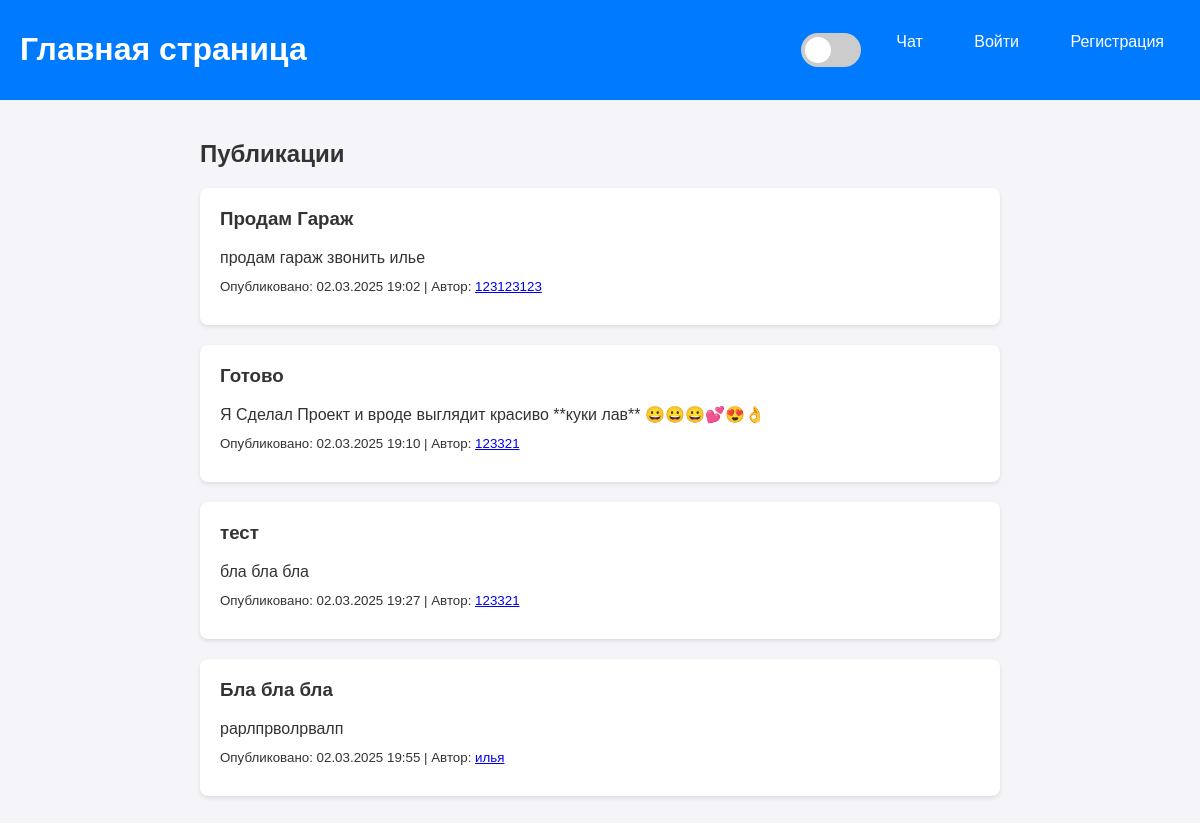
The page / on the database its author committed.
### tables this page shows
CREATE TABLE post (
            id INTEGER PRIMARY KEY,
            title TEXT,
            text TEXT,
            at_publish TEXT,
            author_id INTEGER
        );

CREATE TABLE user (
            id INTEGER PRIMARY KEY,
            username TEXT UNIQUE,
            password TEXT
        );

### main(run this file).py (the view)
@app.route("/")
def index_page():
    posts = Post.get_all()
    if "username" not in session:
        username = request.cookies.get("username")
        if username:
            session["username"] = username
    username = session.get("username", None)
    user = None
    if username:
        user = User.get_user_by_username(username)
    return render_template("index.html", posts=posts, user=user)

### post.py (called while the page is built)
    @staticmethod
    def get_all():
        SQL = """
            SELECT post.*, user.username as author_name
            FROM post
            JOIN user ON post.author_id = user.id
        """
        con = sqlite3.connect(db_name)
        q = con.execute(SQL)
        data = q.fetchall()
        return [Post(*row) for row in data]

### templates/index.html (shortened to what this page needs)
<!DOCTYPE html>
<html lang="en">
<head>
    <link rel="stylesheet" href="{{ url_for('static', filename='styles.css') }}">
</head>
<body>
    <div class="navbar">
        <h1>Главная страница</h1>
        <div>
            <label class="theme-switch">
                <span class="slider"></span>
            </label>
            <a href="/chat">Чат</a>
            {% if user %}
                <a href="/profile">{{ user.username }}</a>
                <a href="/logout">Выйти</a>
            {% else %}
                <a href="/login">Войти</a>
                <a href="/registration">Регистрация</a>
            {% endif %}
        </div>
    </div>
    <div class="container">
        <h2>Публикации</h2>
        {% for post in posts %}
            <div class="post">
                <h3>{{ post.title }}</h3>
                <p>{{ post.text }}</p>
                <p><small>Опубликовано: {{ post.at_publish }} | Автор: <a href="/user/{{ post.author_id }}">{{ post.author_name }}</a></small></p>
            </div>
        {% endfor %}
    </div>
</body>
</html>

### static/styles.css (style rules this page uses)
:root { --bg-color: #f4f4f9; --text-color: #333; --navbar-bg: #007BFF; --navbar-text: white; --post-bg: white; --post-shadow: 0 2px 4px rgba(0, 0, 0, 0.1); --input-bg: white; --input-border: #ddd; --button-bg: #007BFF; --button-hover: #0056b3; --toggle-bg: #ccc; --toggle-slider: white; --chat-bg: #e5e5ea; --chat-user-bg: #007BFF; --chat-user-text: white; --chat-other-bg: #f1f1f1; --chat-other-text: #333; }
body { font-family: Arial, sans-serif; margin: 0; padding: 0; background-color: var(--bg-color); color: var(--text-color); transition: background-color 0.3s, color 0.3s; }
.container { max-width: 800px; margin: 0 auto; padding: 20px; }
.navbar { background-color: var(--navbar-bg); padding: 10px 20px; color: var(--navbar-text); display: flex; justify-content: space-between; align-items: center; }
.navbar a { color: var(--navbar-text); margin-left: 15px; text-decoration: none; padding: 8px 16px; border-radius: 4px; background-color: var(--button-bg); transition: background-color 0.3s; }
.post { background-color: var(--post-bg); padding: 20px; margin: 20px 0; border-radius: 8px; box-shadow: var(--post-shadow); transition: background-color 0.3s, box-shadow 0.3s; }
.post h3 { margin-top: 0; }
.post p { margin: 10px 0; }
.theme-switch { position: relative; display: inline-block; width: 60px; height: 34px; }
.slider { position: absolute; cursor: pointer; top: 0; left: 0; right: 0; bottom: 0; background-color: var(--toggle-bg); transition: 0.4s; border-radius: 34px; }
.slider:before { position: absolute; content: ""; height: 26px; width: 26px; left: 4px; bottom: 4px; background-color: var(--toggle-slider); transition: 0.4s; border-radius: 50%; }

### rows shown on the page
post: title "Продам Гараж", text "продам гараж звонить илье", at_publish "02.03.2025 19:02", author_name "123123123"
post: title "Готово", text "Я Сделал Проект и вроде выглядит красиво **куки лав** 😀😀😀💕😍👌", at_publish "02.03.2025 19:10", author_name "123321"
post: title "тест", text "бла бла бла", at_publish "02.03.2025 19:27", author_name "123321"
post: title "Бла бла бла", text "рарлпрволрвалп", at_publish "02.03.2025 19:55", author_name "илья"
